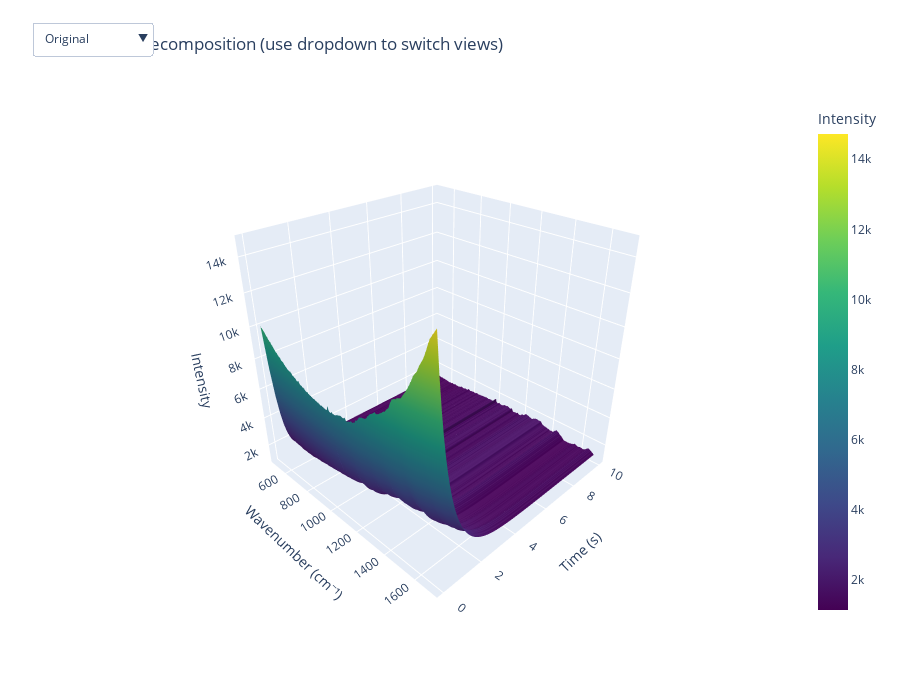

Notebook code cell kept with this figure:
### Code cell
# Visualise results
visualise_decomposition(
    model=model,
    original_data=time_series,
    wavenumbers=wavenumbers_arr,
    time_values=time_values
)


# from decomposition import visualise_decomposition_3d
# visualise_decomposition_3d(model, time_series, wavenumbers_arr, time_values)




# compare predicted vs actual fluorophore spectra
predicted_bases = model.fluorophore_bases.cpu().detach().numpy()  # (n_fluorophores, n_wavenumbers)
actual_bases = synthetic_ds.isel(sample=0).fluorophore_bases_gt.values  # (n_fluorophores, n_wavenumbers)
pu.compare_spectra(
    [pu.convert_to_spectral_data(predicted_bases, wavenumbers=wavenumbers_arr).normalize_for_plotting(method='l2'),
     pu.convert_to_spectral_data(actual_bases, wavenumbers=wavenumbers_arr).normalize_for_plotting(method='l2')],
    titles=["Predicted Fluorophore Bases", "Actual Fluorophore Bases"],
    n_samples=3,
    height=3,
    separate_samples=True,
    width=10,
)

actual_bases = synthetic_ds.isel(sample=0).fluorophore_bases_gt.values

from decomposition import visualise_decomposition_3d
visualise_decomposition_3d(model, time_series, wavenumbers_arr, time_values)

### Figure 1 — Plotly figure (JSON) as saved in the notebook; plotly's stock layout.template omitted (floating-point values rounded to 4 significant figures; data arrays with more than 128 entries replaced by an {"elided": "..."} marker saying what was removed)
{"data": [{"colorbar": {"title": {"text": "Intensity"}, "x": 1.02}, "colorscale": [[0, "#440154"], [0.1111, "#482878"], [0.2222, "#3e4989"], [0.3333, "#31688e"], [0.4444, "#26828e"], [0.5556, "#1f9e89"], [0.6667, "#35b779"], [0.7778, "#6ece58"], [0.8889, "#b5de2b"], [1, "#fde725"]], "name": "Original", "type": "surface", "visible": true, "x": {"elided": "315 float values"}, "y": [0.0, 0.1, 0.2, 0.3, 0.4, 0.5, 0.6, 0.7, 0.8, 0.9, 1.0, 1.1, 1.2, 1.3, 1.4, 1.5, 1.6, 1.7, 1.8, 1.9, 2.0, 2.1, 2.2, 2.3, 2.4, 2.5, 2.6, 2.7, 2.8, 2.9, 3.0, 3.1, 3.2, 3.3, 3.4, 3.5, 3.6, 3.7, 3.8, 3.9, 4.0, 4.1, 4.2, 4.3, 4.4, 4.5, 4.6, 4.7, 4.8, 4.9, 5.0, 5.1, 5.2, 5.3, 5.4, 5.5, 5.6, 5.7, 5.8, 5.9, 6.0, 6.1, 6.2, 6.3, 6.4, 6.5, 6.6, 6.7, 6.8, 6.9, 7.0, 7.1, 7.2, 7.3, 7.4, 7.5, 7.6, 7.7, 7.8, 7.9, 8.0, 8.1, 8.2, 8.3, 8.4, 8.5, 8.6, 8.7, 8.8, 8.9, 9.0, 9.1, 9.2, 9.3, 9.4, 9.5, 9.6, 9.7, 9.8, 9.9, 10.0], "z": {"elided": "101x315 float values"}}, {"colorscale": [[0, "#440154"], [0.1111, "#482878"], [0.2222, "#3e4989"], [0.3333, "#31688e"], [0.4444, "#26828e"], [0.5556, "#1f9e89"], [0.6667, "#35b779"], [0.7778, "#6ece58"], [0.8889, "#b5de2b"], [1, "#fde725"]], "name": "Reconstructed", "type": "surface", "visible": false, "x": {"elided": "315 float values"}, "y": [0.0, 0.1, 0.2, 0.3, 0.4, 0.5, 0.6, 0.7, 0.8, 0.9, 1.0, 1.1, 1.2, 1.3, 1.4, 1.5, 1.6, 1.7, 1.8, 1.9, 2.0, 2.1, 2.2, 2.3, 2.4, 2.5, 2.6, 2.7, 2.8, 2.9, 3.0, 3.1, 3.2, 3.3, 3.4, 3.5, 3.6, 3.7, 3.8, 3.9, 4.0, 4.1, 4.2, 4.3, 4.4, 4.5, 4.6, 4.7, 4.8, 4.9, 5.0, 5.1, 5.2, 5.3, 5.4, 5.5, 5.6, 5.7, 5.8, 5.9, 6.0, 6.1, 6.2, 6.3, 6.4, 6.5, 6.6, 6.7, 6.8, 6.9, 7.0, 7.1, 7.2, 7.3, 7.4, 7.5, 7.6, 7.7, 7.8, 7.9, 8.0, 8.1, 8.2, 8.3, 8.4, 8.5, 8.6, 8.7, 8.8, 8.9, 9.0, 9.1, 9.2, 9.3, 9.4, 9.5, 9.6, 9.7, 9.8, 9.9, 10.0], "z": {"elided": "101x315 float values"}}, {"cmid": 0, "colorscale": [[0, "rgb(103,0,31)"], [0.1, "rgb(178,24,43)"], [0.2, "rgb(214,96,77)"], [0.3, "rgb(244,165,130)"], [0.4, "rgb(253,219,199)"], [0.5, "rgb(247,247,247)"], [0.6, "rgb(209,229,240)"], [0.7, "rgb(146,197,222)"], [0.8, "rgb(67,147,195)"], [0.9, "rgb(33,102,172)"], [1, "rgb(5,48,97)"]], "name": "Residual", "type": "surface", "visible": false, "x": {"elided": "315 float values"}, "y": [0.0, 0.1, 0.2, 0.3, 0.4, 0.5, 0.6, 0.7, 0.8, 0.9, 1.0, 1.1, 1.2, 1.3, 1.4, 1.5, 1.6, 1.7, 1.8, 1.9, 2.0, 2.1, 2.2, 2.3, 2.4, 2.5, 2.6, 2.7, 2.8, 2.9, 3.0, 3.1, 3.2, 3.3, 3.4, 3.5, 3.6, 3.7, 3.8, 3.9, 4.0, 4.1, 4.2, 4.3, 4.4, 4.5, 4.6, 4.7, 4.8, 4.9, 5.0, 5.1, 5.2, 5.3, 5.4, 5.5, 5.6, 5.7, 5.8, 5.9, 6.0, 6.1, 6.2, 6.3, 6.4, 6.5, 6.6, 6.7, 6.8, 6.9, 7.0, 7.1, 7.2, 7.3, 7.4, 7.5, 7.6, 7.7, 7.8, 7.9, 8.0, 8.1, 8.2, 8.3, 8.4, 8.5, 8.6, 8.7, 8.8, 8.9, 9.0, 9.1, 9.2, 9.3, 9.4, 9.5, 9.6, 9.7, 9.8, 9.9, 10.0], "z": {"elided": "101x315 float values"}}, {"colorscale": [[0, "rgb(255,245,235)"], [0.125, "rgb(254,230,206)"], [0.25, "rgb(253,208,162)"], [0.375, "rgb(253,174,107)"], [0.5, "rgb(253,141,60)"], [0.625, "rgb(241,105,19)"], [0.75, "rgb(217,72,1)"], [0.875, "rgb(166,54,3)"], [1, "rgb(127,39,4)"]], "name": "Fluorescence", "type": "surface", "visible": false, "x": {"elided": "315 float values"}, "y": [0.0, 0.1, 0.2, 0.3, 0.4, 0.5, 0.6, 0.7, 0.8, 0.9, 1.0, 1.1, 1.2, 1.3, 1.4, 1.5, 1.6, 1.7, 1.8, 1.9, 2.0, 2.1, 2.2, 2.3, 2.4, 2.5, 2.6, 2.7, 2.8, 2.9, 3.0, 3.1, 3.2, 3.3, 3.4, 3.5, 3.6, 3.7, 3.8, 3.9, 4.0, 4.1, 4.2, 4.3, 4.4, 4.5, 4.6, 4.7, 4.8, 4.9, 5.0, 5.1, 5.2, 5.3, 5.4, 5.5, 5.6, 5.7, 5.8, 5.9, 6.0, 6.1, 6.2, 6.3, 6.4, 6.5, 6.6, 6.7, 6.8, 6.9, 7.0, 7.1, 7.2, 7.3, 7.4, 7.5, 7.6, 7.7, 7.8, 7.9, 8.0, 8.1, 8.2, 8.3, 8.4, 8.5, 8.6, 8.7, 8.8, 8.9, 9.0, 9.1, 9.2, 9.3, 9.4, 9.5, 9.6, 9.7, 9.8, 9.9, 10.0], "z": {"elided": "101x315 float values"}}, {"colorscale": [[0, "rgb(247,251,255)"], [0.125, "rgb(222,235,247)"], [0.25, "rgb(198,219,239)"], [0.375, "rgb(158,202,225)"], [0.5, "rgb(107,174,214)"], [0.625, "rgb(66,146,198)"], [0.75, "rgb(33,113,181)"], [0.875, "rgb(8,81,156)"], [1, "rgb(8,48,107)"]], "name": "Raman", "type": "surface", "visible": false, "x": {"elided": "315 float values"}, "y": [0.0, 0.1, 0.2, 0.3, 0.4, 0.5, 0.6, 0.7, 0.8, 0.9, 1.0, 1.1, 1.2, 1.3, 1.4, 1.5, 1.6, 1.7, 1.8, 1.9, 2.0, 2.1, 2.2, 2.3, 2.4, 2.5, 2.6, 2.7, 2.8, 2.9, 3.0, 3.1, 3.2, 3.3, 3.4, 3.5, 3.6, 3.7, 3.8, 3.9, 4.0, 4.1, 4.2, 4.3, 4.4, 4.5, 4.6, 4.7, 4.8, 4.9, 5.0, 5.1, 5.2, 5.3, 5.4, 5.5, 5.6, 5.7, 5.8, 5.9, 6.0, 6.1, 6.2, 6.3, 6.4, 6.5, 6.6, 6.7, 6.8, 6.9, 7.0, 7.1, 7.2, 7.3, 7.4, 7.5, 7.6, 7.7, 7.8, 7.9, 8.0, 8.1, 8.2, 8.3, 8.4, 8.5, 8.6, 8.7, 8.8, 8.9, 9.0, 9.1, 9.2, 9.3, 9.4, 9.5, 9.6, 9.7, 9.8, 9.9, 10.0], "z": {"elided": "101x315 float values"}}], "layout": {"height": 700, "scene": {"camera": {"eye": {"x": 1.5, "y": -1.5, "z": 1.2}}, "xaxis": {"title": {"text": "Wavenumber (cm⁻¹)"}}, "yaxis": {"title": {"text": "Time (s)"}}, "zaxis": {"title": {"text": "Intensity"}}}, "title": {"text": "3D Spectral Decomposition (use dropdown to switch views)"}, "updatemenus": [{"active": 0, "buttons": [{"args": [{"visible": [true, false, false, false, false]}], "label": "Original", "method": "update"}, {"args": [{"visible": [false, true, false, false, false]}], "label": "Reconstructed", "method": "update"}, {"args": [{"visible": [false, false, true, false, false]}], "label": "Residual", "method": "update"}, {"args": [{"visible": [false, false, false, true, false]}], "label": "Fluorescence", "method": "update"}, {"args": [{"visible": [false, false, false, false, true]}], "label": "Raman", "method": "update"}], "direction": "down", "showactive": true, "x": 0.1, "y": 1.15}], "width": 900}}
